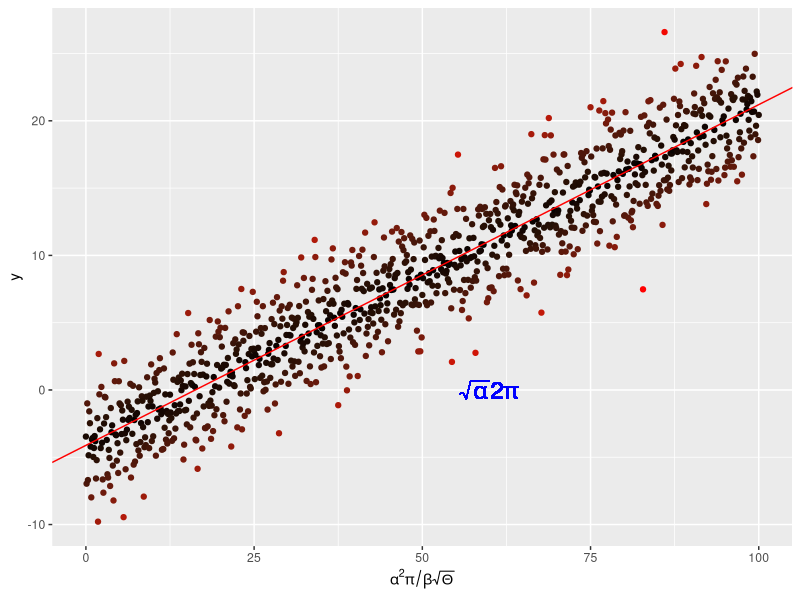
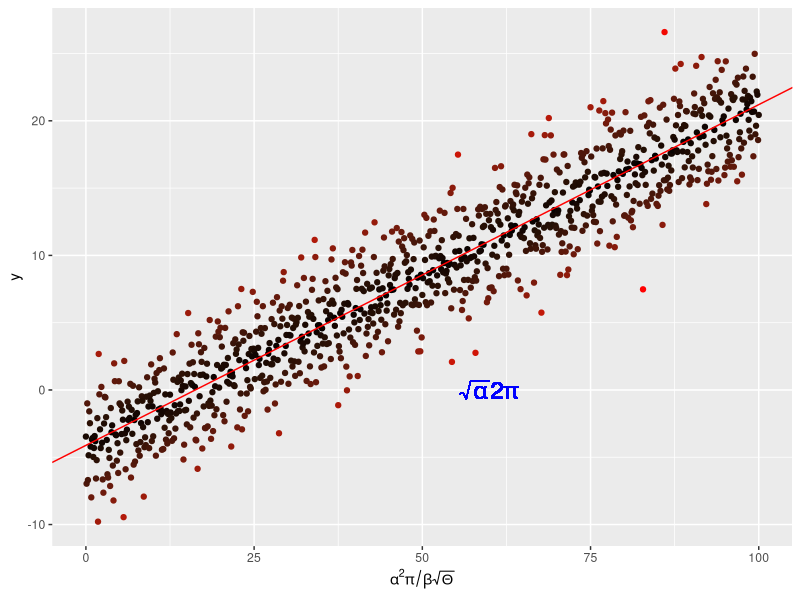
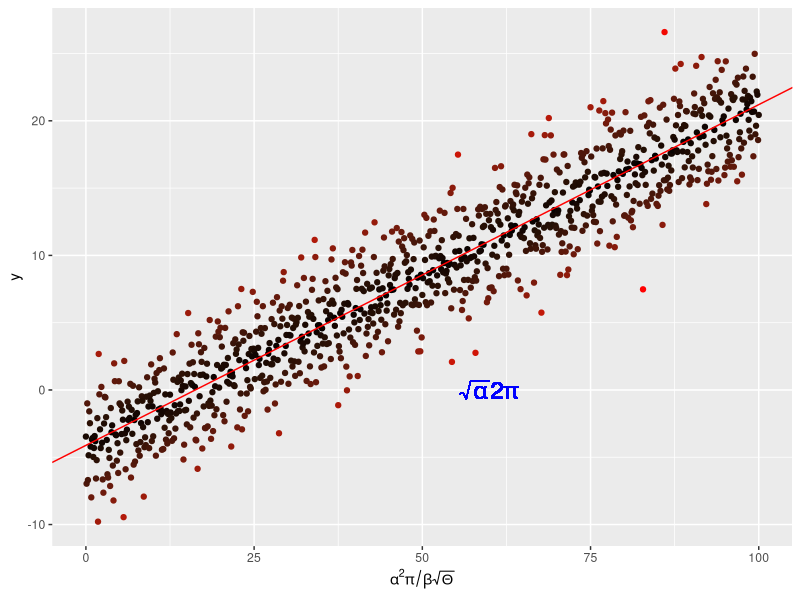

Here is the R script that generated these plots, in order:
#__author__ = 'Yibin.Li Yibin.Li24@imperial.ac.uk'
#__version__ = '0.0.1'

require(ggplot2)

x <- seq(0, 100, by = 0.1)
y <- -4. + 0.25 * x +
  rnorm(length(x), mean = 0., sd = 2.5)

# and put them in a dataframe
my_data <- data.frame(x = x, y = y)

# perform a linear regression
my_lm <- summary(lm(y ~ x, data = my_data))

# plot the data
p <-  ggplot(my_data, aes(x = x, y = y,
                          colour = abs(my_lm$residual))
             ) +
  geom_point() +
  scale_colour_gradient(low = "black", high = "red") +
  theme(legend.position = "none") +
  scale_x_continuous(
    expression(alpha^2 * pi / beta * sqrt(Theta)))

# add the regression line
p <- p + geom_abline(
  intercept = my_lm$coefficients[1][1],
  slope = my_lm$coefficients[2][1],
  colour = "red")
# throw some math on the plot
p <- p + geom_text(aes(x = 60, y = 0,
                       label = "sqrt(alpha) * 2* pi"), 
                       parse = TRUE, size = 6, 
                       colour = "blue")

p
print(p)
ggsave("../results/MyLinReg.pdf", plot = p)